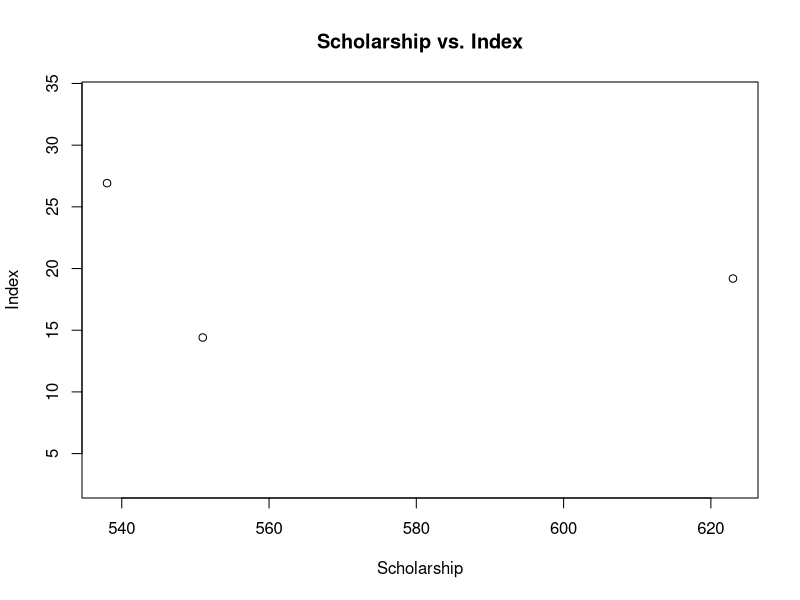
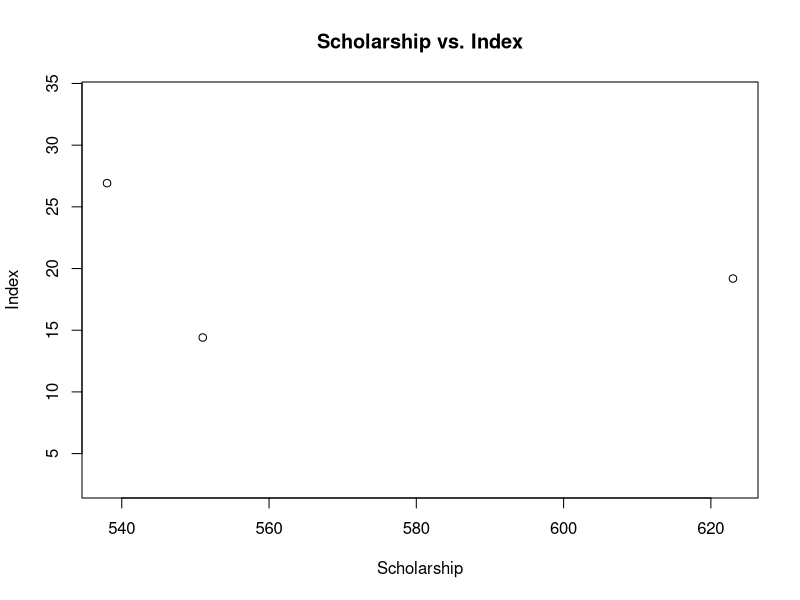

These figures' R source, in order:
## ---- chunk 1
knitr::opts_chunk$set(echo = TRUE)
## ---- chunk 2
Final <- read.csv("./Final.csv")
#Final[,3] <- as.numeric(Final[,3])
Final[,6] <- as.numeric(Final[,6])
typeof(Final$Scholarship)

head(Final)
## ---- chunk 3
plot(Index ~ Scholarship, data = Final, main = "Scholarship vs. Index")
## ---- chunk 4
model <- lm(Index ~ Scholarship, data = Final)
model2 <- lm(Index ~ Scholarship + Sat75 + Admissions, data = Final)
model3 <- lm(Index ~ Scholarship + Sat75, data = Final)
summary(model)
summary(model2)
summary(model3)
## ---- chunk 5
#index <- 1:nrow(Final)
#slopes.boot <-matrix(NA, nrow = 10000)
#for(i in 1:10000) {
#  index.boot <-sample(index, replace = TRUE)
#  Final.boot <- Final[index.boot, ]
#  fit.boot <- lm(Index~Scholarship, data = Final.boot)
#  slopes.boot[i] <- coefficients(fit.boot)[2]
#}

#quantile(slopes.boot, c(0.025, 0.975), na.rm = TRUE)
## ---- chunk 6
plot(Index ~ Scholarship, data = Final, main = "Scholarship vs. Index")
